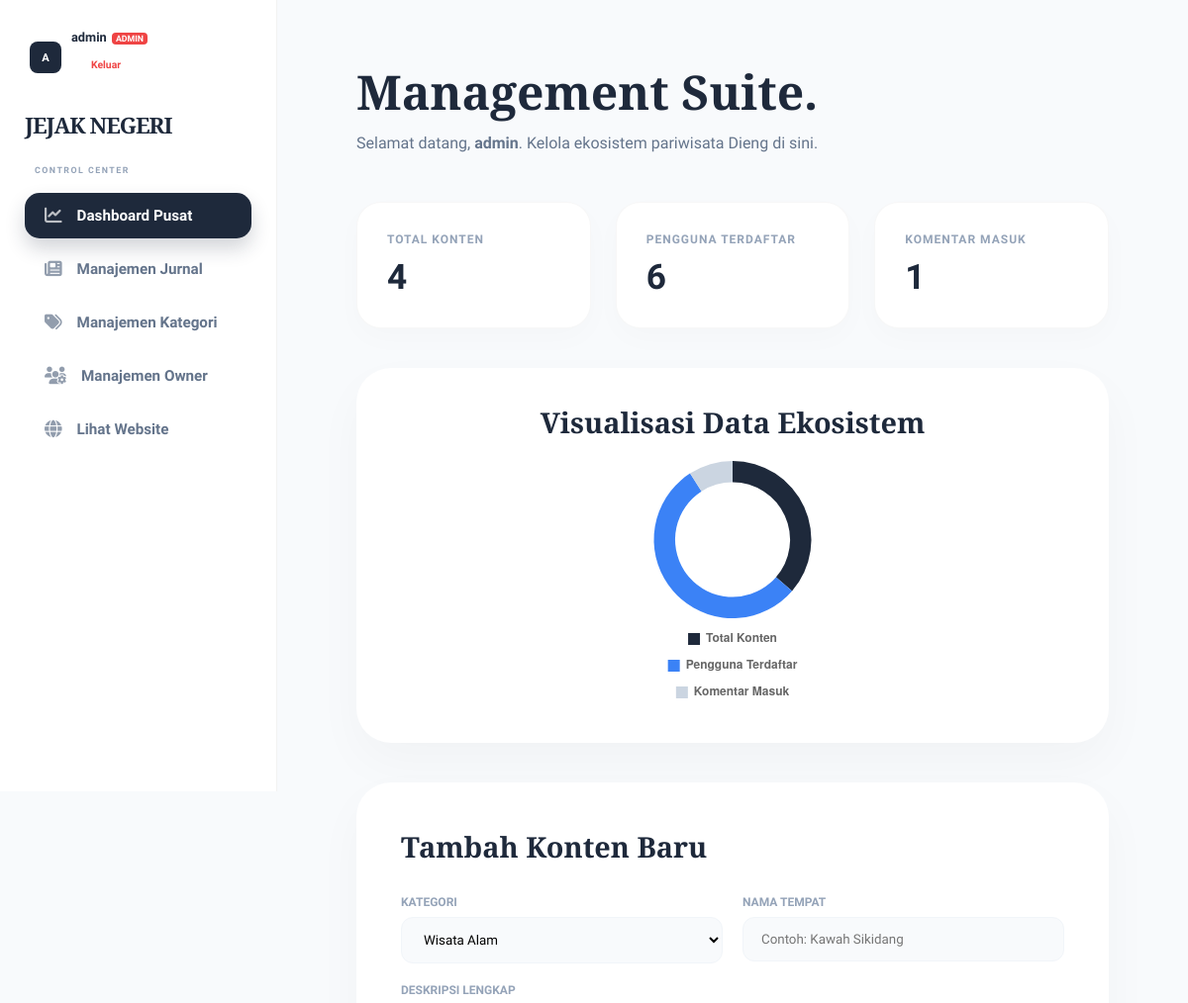
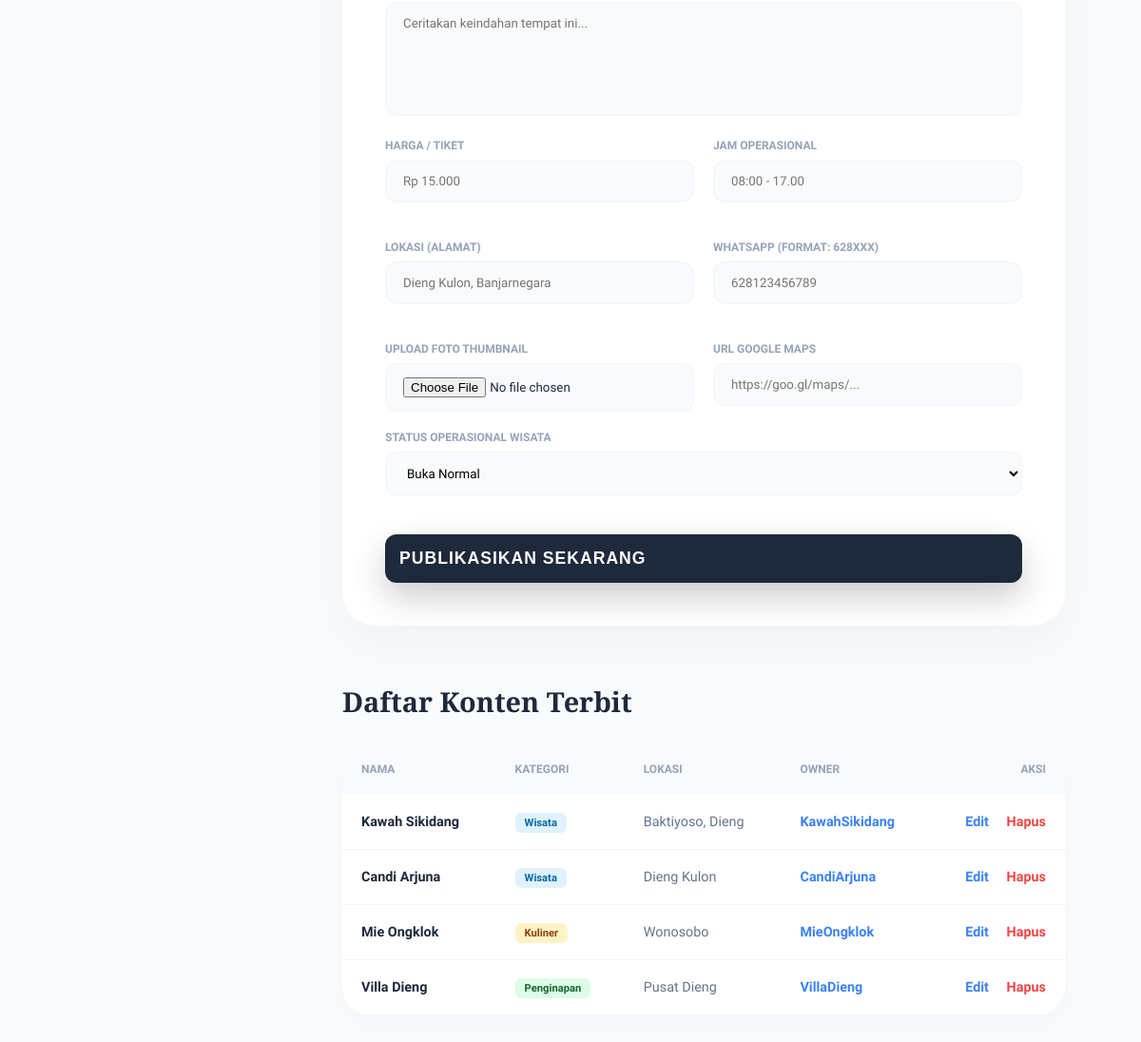
/dashboard.php (signed in), run on the app's committed database (2 pictures, top to bottom).
### tables this page shows
CREATE TABLE `items` (
  `id` int NOT NULL,
  `category` enum('wisata','kuliner','penginapan') NOT NULL,
  `name` varchar(255) NOT NULL,
  `description` text,
  `price` varchar(100) DEFAULT NULL,
  `hours` varchar(100) DEFAULT NULL,
  `location` varchar(255) DEFAULT NULL,
  `sosmed` varchar(100) DEFAULT NULL,
  `maps_url` text,
  `image_url` text,
  `whatsapp` varchar(20) DEFAULT NULL,
  `menu` text,
  `room_types` text,
  `facilities` text,
  `status` varchar(50) DEFAULT 'Buka',
  `announcement` text,
  `owner_id` int DEFAULT NULL,
  `created_at` timestamp NOT NULL DEFAULT CURRENT_TIMESTAMP
);

CREATE TABLE `users` (
  `id` int NOT NULL,
  `nama_lengkap` varchar(100) NOT NULL,
  `username` varchar(50) NOT NULL,
  `email` varchar(100) NOT NULL,
  `password` varchar(255) NOT NULL,
  `role` enum('user','admin','owner') DEFAULT 'user',
  `created_at` timestamp NOT NULL DEFAULT CURRENT_TIMESTAMP
);

### dashboard.php (the view, shortened to what this page needs)
<?php
include 'db_config.php';
$user_id = $_SESSION['user_id'];
$role = $_SESSION['role'];
$total_items = mysqli_fetch_assoc(mysqli_query($conn, "SELECT COUNT(*) as count FROM items" . ($role == 'owner' ? " WHERE owner_id=$user_id" : "")))['count'];
$total_users = mysqli_fetch_assoc(mysqli_query($conn, "SELECT COUNT(*) as count FROM users"))['count'];
$total_comments = mysqli_fetch_assoc(mysqli_query($conn, "SELECT COUNT(*) as count FROM comments"))['count'];
if ($role == 'admin') {
    $sql = "SELECT items.*, users.username as owner_name FROM items LEFT JOIN users ON items.owner_id = users.id ORDER BY created_at DESC";
} else {
    $sql = "SELECT * FROM items WHERE owner_id = '$user_id' ORDER BY created_at DESC";
}
$result = mysqli_query($conn, $sql);
?>
<!DOCTYPE html>
<html lang="id">
<head>
    <link rel="stylesheet" href="style.css?v=1.4">
</head>
<body style="background: #f8fafc;">
    <?php include 'sidebar.php'; ?>
    <main class="content-area-with-sidebar" style="padding: 60px 80px;">
        <div class="dash-header">
            <h1 style="font-family: 'Playfair Display'; font-size: 3rem; margin-bottom: 10px;">Management Suite<span>.</span></h1>
            <p style="color: #64748b;">Selamat datang, <strong><?= $_SESSION['username'] ?></strong>. Kelola ekosistem pariwisata Dieng di sini.</p>
        </div>
        <div class="stats-grid">
            <div class="stat-card">
                <h4>Total Konten</h4>
                <p><?= $total_items ?></p>
            </div>
            <div class="stat-card">
                <h4>Pengguna Terdaftar</h4>
                <p><?= $total_users ?></p>
            </div>
            <div class="stat-card">
                <h4>Komentar Masuk</h4>
                <p><?= $total_comments ?></p>
            </div>
        </div>
        <div class="chart-container">
            <h3 style="font-family: 'Playfair Display'; font-size: 1.8rem; margin-bottom: 20px; text-align: center; width: 100%;">
                Visualisasi Data Ekosistem
            </h3>
            <div style="width: 100%; max-width: 250px; aspect-ratio: 1; margin: 0 auto;">
                <canvas id="canvasGrafikAdmin"></canvas>
            </div>
        </div>
        <div class="form-container">
            <h3 style="font-family: 'Playfair Display'; font-size: 1.8rem; margin-bottom: 30px;">Tambah Konten Baru</h3>
            <form action="dashboard.php" method="POST" enctype="multipart/form-data">
                <div class="form-grid">
                    <div class="input-wrap">
                        <label>Kategori</label>
                        <select name="category" class="dash-input" required>
                            <option value="wisata">Wisata Alam</option>
                        </select>
                    </div>
                    <div class="input-wrap">
                        <label>Nama Tempat</label>
                        <input type="text" name="name" class="dash-input" placeholder="Contoh: Kawah Sikidang" required>
                    </div>
                </div>
                <div class="input-wrap">
                    <label>Deskripsi Lengkap</label>
                    <textarea name="desc" class="dash-input" style="height: 120px; resize: none;" placeholder="Ceritakan keindahan tempat ini..." required></textarea>
                </div>
                <div class="form-grid">
                    <div class="input-wrap">
                        <label>Harga / Tiket</label>
                        <input type="text" name="price" class="dash-input" placeholder="Rp 15.000">
                    </div>
                    <div class="input-wrap">
                        <label>Jam Operasional</label>
                        <input type="text" name="hours" class="dash-input" placeholder="08:00 - 17.00">
                    </div>
                    <div class="input-wrap">
                        <label>Lokasi (Alamat)</label>
                        <input type="text" name="location" class="dash-input" placeholder="Dieng Kulon, Banjarnegara">
                    </div>
                    <div class="input-wrap">
                        <label>WhatsApp (Format: 628xxx)</label>
                        <input type="text" name="whatsapp" class="dash-input" placeholder="628123456789">
                    </div>
                    <div class="input-wrap">
                        <label>Upload Foto Thumbnail</label>
                        <input type="file" name="image" class="dash-input" accept="image/*" required>
                    </div>
                    <div class="input-wrap">
                        <label>URL Google Maps</label>
                        <input type="text" name="maps" class="dash-input" placeholder="https://goo.gl/maps/...">
                    </div>
                </div>
                <div id="wisata-fields" class="extra-fields" style="display:none;">
                    <div class="input-wrap">
                        <label>Status Operasional Wisata</label>
                        <select name="status" class="dash-input">
                            <option value="Buka">Buka Normal</option>
                        </select>
                    </div>
                </div>
                <button type="submit" name="add_item" class="btn-premium" style="width: 100%; border: none; background: #1e293b; color: white; margin-top: 20px; padding: 15px; border-radius: 12px; font-weight: bold; cursor: pointer;">
                    Publikasikan Sekarang
                </button>
            </form>
        </div>
        <h3 style="font-family: 'Playfair Display'; font-size: 1.8rem; margin-bottom: 25px;">Daftar Konten Terbit</h3>
        <div class="table-container">
            <table>
                <thead>
                    <tr>
                        <th>Nama</th>
                        <th>Kategori</th>
                        <th>Lokasi</th>
                        <?php if($role == 'admin') echo "<th>Owner</th>"; ?>
                        <th style="text-align: right;">Aksi</th>
                    </tr>
                </thead>
                <tbody>
                    <?php while($row = mysqli_fetch_assoc($result)): ?>
                    <tr>
                        <td style="font-weight: 700; color: #1e293b;"><?= $row['name'] ?></td>
                        <td><span class="badge badge-<?= $row['category'] ?>"><?= ucfirst($row['category']) ?></span></td>
                        <td style="color: #64748b;"><?= $row['location'] ?></td>
                        <?php if($role == 'admin'): ?>
                            <td style="font-weight: 600; color: #3b82f6;"><?= $row['owner_name'] ?? 'System' ?></td>
                        <?php endif; ?>
                        <td style="text-align: right;">
                            <a href="edit_item.php?id=<?= $row['id'] ?>" style="color: #3b82f6; text-decoration: none; font-weight: 700; margin-right: 15px;">Edit</a>
                            <a href="dashboard.php?delete=<?= $row['id'] ?>" onclick="return confirm('Yakin ingin menghapus?')" style="color: #ef4444; text-decoration: none; font-weight: 700;">Hapus</a>
                        </td>
                    </tr>
                    <?php endwhile; ?>
                </tbody>
            </table>
        </div>
    </main>
    <script>
        document.addEventListener("DOMContentLoaded", function() {
            const ctxAdmin = document.getElementById('canvasGrafikAdmin').getContext('2d');
            new Chart(ctxAdmin, {
                type: 'doughnut',
                data: {
                    labels: ['Total Konten', 'Pengguna Terdaftar', 'Komentar Masuk'],
                    datasets: [{
                        // Menggunakan data real-time langsung dari variabel PHP kamu
                        data: [
                            <?= $total_items ?>,
                            <?= $total_users ?>,
                            <?= $total_comments ?>
                        ],
                        backgroundColor: [
                            '#1e293b', // Navy gelap senada dengan tema UI kamu
                            '#3b82f6', // Blue accent cerah
                            '#cbd5e1'  // Light slate gray untuk komentar
                        ],
                        borderWidth: 0,
                        hoverOffset: 6
                    }]
                },
                options: {
                    responsive: true,
                    maintainAspectRatio: false,
                    plugins: {
                        legend: {
                            position: 'bottom',
                            labels: {
                                boxWidth: 12,
                                font: {
                                    size: 12,
                                    weight: 'bold'
                                },
                                padding: 15
                            }
                        }
                    },
                    cutout: '73%'
                }
            });
        });
    </script>
</body>
</html>

### style.css (style rules this page uses)
:root { --primary: #1e293b; --accent: #0284c7; --nature: #059669; --bg-light: #f8fafc; --card-bg: #ffffff; --sidebar-width: 280px; --radius-lg: 30px; --radius-md: 20px; --shadow-soft: 0 10px 40px rgba(0,0,0,0.04); --transition: all 0.5s cubic-bezier(0.16, 1, 0.3, 1); }
* { margin: 0; padding: 0; box-sizing: border-box; -webkit-font-smoothing: antialiased; }
body { font-family: 'Plus Jakarta Sans', sans-serif; background-color: var(--bg-light); color: var(--primary); min-height: 100vh; overflow-x: hidden; }
.content-area-with-sidebar { margin-left: var(--sidebar-width); width: calc(100% - var(--sidebar-width)); min-height: 100vh; position: relative; }
.btn-premium { display: inline-flex; align-items: center; gap: 15px; padding: 22px 45px; background: #ffffff; color: var(--primary); text-decoration: none; border-radius: 50px; font-weight: 800; font-size: 1.1rem; text-transform: uppercase; letter-spacing: 1px; box-shadow: 0 15px 35px rgba(0,0,0,0.2); transition: var(--transition); }

### dashboard.php (style rules this page uses)
.dash-header { margin-bottom: 50px; }
.stats-grid { display: grid; grid-template-columns: repeat(3, 1fr); gap: 25px; margin-bottom: 40px; }
.stat-card { background: white; padding: 30px; border-radius: 25px; box-shadow: 0 10px 30px rgba(0,0,0,0.02); border: 1px solid rgba(0,0,0,0.03); }
.stat-card h4 { color: #94a3b8; font-size: 0.75rem; text-transform: uppercase; letter-spacing: 1px; margin-bottom: 10px; }
.stat-card p { font-size: 2.2rem; font-weight: 800; color: var(--primary); }
.chart-container { background: white; padding: 35px; border-radius: 35px; margin-bottom: 40px; box-shadow: 0 20px 50px rgba(0,0,0,0.03); display: flex; flex-direction: column; align-items: center; }
.form-container { background: white; padding: 45px; border-radius: 35px; margin-bottom: 60px; box-shadow: 0 20px 50px rgba(0,0,0,0.03); }
.form-grid { display: grid; grid-template-columns: 1fr 1fr; gap: 20px; }
.input-wrap { margin-bottom: 20px; }
.input-wrap label { display: block; font-size: 0.75rem; font-weight: 700; color: #94a3b8; margin-bottom: 8px; text-transform: uppercase; }
.dash-input { width: 100%; padding: 14px 18px; border-radius: 12px; border: 1.5px solid #f1f5f9; background: #f8fafc; font-family: inherit; transition: 0.3s; }
.table-container { background: white; border-radius: 30px; overflow: hidden; box-shadow: 0 10px 30px rgba(0,0,0,0.02); }
table { width: 100%; border-collapse: collapse; }
th { background: #f8fafc; padding: 20px; text-align: left; font-size: 0.75rem; text-transform: uppercase; color: #94a3b8; }
td { padding: 20px; border-bottom: 1px solid #f1f5f9; font-size: 0.9rem; }
.badge { padding: 4px 10px; border-radius: 6px; font-size: 0.7rem; font-weight: 700; }
.badge-wisata { background: #e0f2fe; color: #0369a1; }
.badge-kuliner { background: #fef3c7; color: #92400e; }
.badge-penginapan { background: #dcfce7; color: #166534; }

### data on the page
items: name "Kawah Sikidang", category "Wisata", location "Baktiyoso, Dieng", owner.username "KawahSikidang"
items: name "Candi Arjuna", category "Wisata", location "Dieng Kulon", owner.username "CandiArjuna"
items: name "Mie Ongklok", category "Kuliner", location "Wonosobo", owner.username "MieOngklok"
items: name "Villa Dieng", category "Penginapan", location "Pusat Dieng", owner.username "VillaDieng"

### other printed values
substr($_SESSION['username'], 0, 1) "A"
$_SESSION['username'] "admin"
$role "ADMIN"
$total_items "4"
$total_users "6"
$total_comments "1"
chart data {{ $total_items }} 4
chart data {{ $total_users }} 6
chart data {{ $total_comments }} 1
